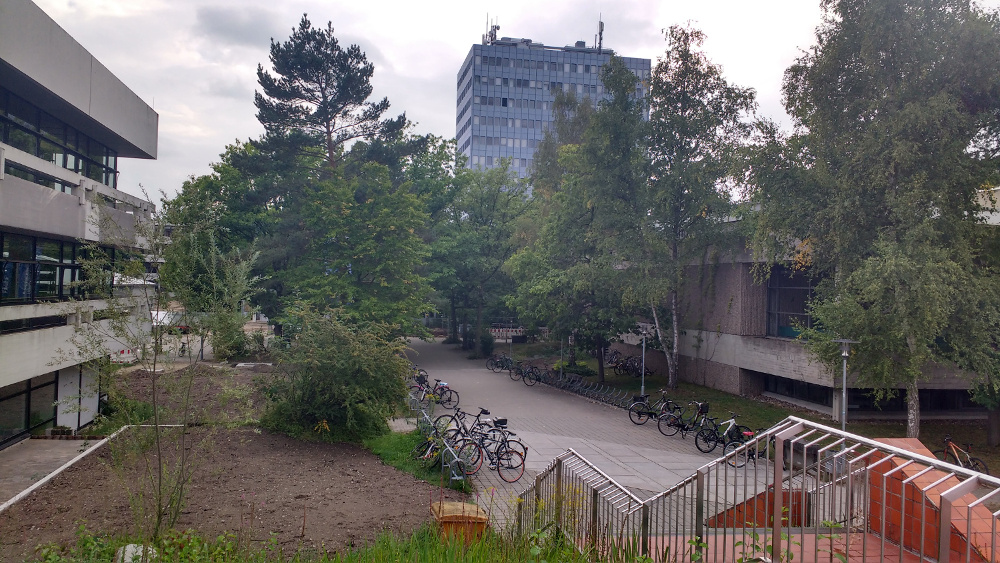
#> input picture Exercise_0/Skeleton/img.png, 1000 x 563 px
$ python main.py
#> lines starting #> are read from the running program, lines starting #| are printed output that depends on the picture
import numpy as np
import cv2
import matplotlib.pyplot as plt
import pdb


def loading_saving():
    '''
    Load Image and show it on screen
    '''
    file = '../img.png'
    img = cv2.imread(file)
#> img is the input picture: shape (563, 1000, 3); mean B, G, R 100.6, 102.7, 105.2
    cv2.imshow('Techfak', img)
    # waits for a key event for delay of 5000 milliseconds.
    cv2.waitKey(5000)
    cv2.imwrite('../img.jpg', img)


def Resizing():
    '''
    Resize the image by a factor of 0.5 in both directions.
    '''
    file = '../img.png'
    img = cv2.imread(file)
    small = cv2.resize(img, dsize=(0, 0), fx=0.5, fy=0.5)
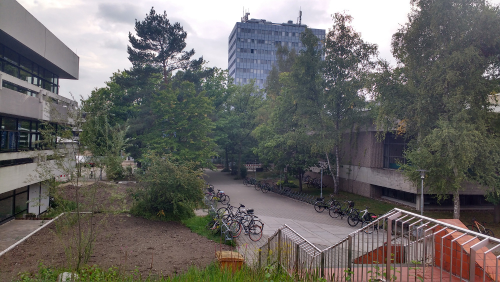
#> small: shape (282, 500, 3); mean B, G, R 100.7, 102.8, 105.3
    cv2.imshow('Techfak', small)
    cv2.waitKey()
    cv2.imwrite('../small.jpg', img)


def color_ch():
    '''
    Create three images, one for each channel (red, green, blue)
    Note : OpenCV stores images in BGR format.
    '''
    file = '../img.png'
    img = cv2.imread(file)
    img = cv2.resize(img, dsize=(0, 0), fx=0.5, fy=0.5)
    blue_ch = np.copy(img)
    green_ch = np.copy(img)
    red_ch = np.copy(img)

    red_ch[:, :, :2] = 0
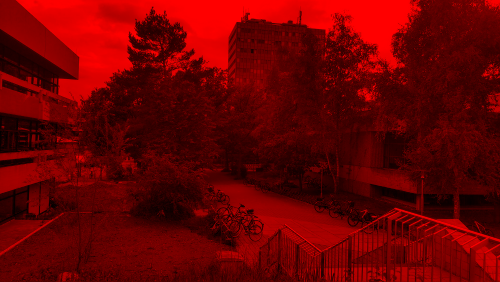
#> red_ch: shape (282, 500, 3); mean B, G, R 0, 0, 105.3
    green_ch[:, :, [0,2]] = 0
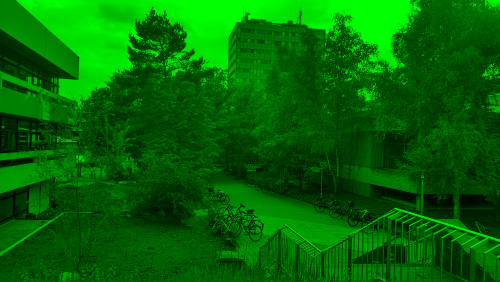
#> green_ch: shape (282, 500, 3); mean B, G, R 0, 102.8, 0
    blue_ch[:, :, 1:] = 0
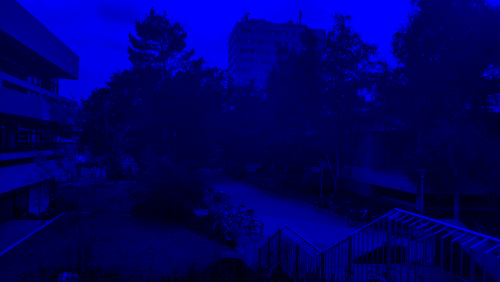
#> blue_ch: shape (282, 500, 3); mean B, G, R 100.7, 0, 0

    # demonstration with cv2
    # Horizontally concatenate the 3 images
    img3 = cv2.hconcat([red_ch, green_ch, blue_ch])
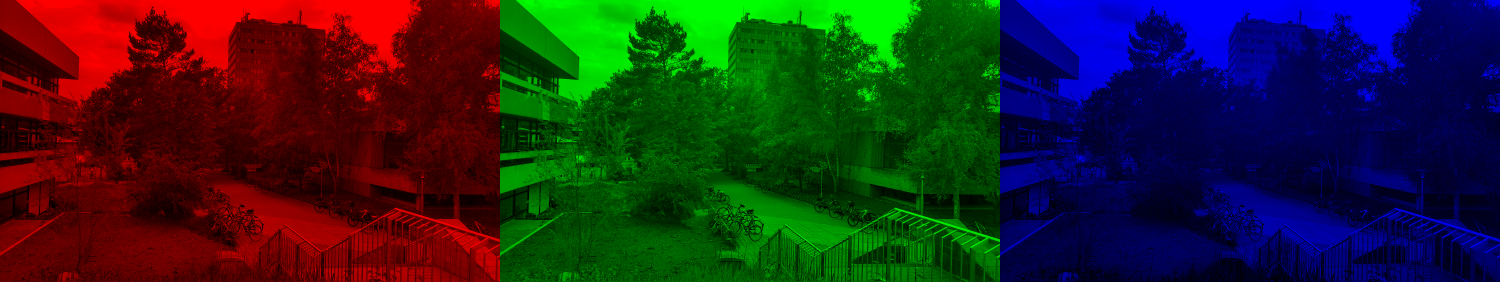
#> img3: shape (282, 1500, 3); mean B, G, R 33.6, 34.3, 35.1
    cv2.imshow('Techfak', img3)
    cv2.waitKey()

    # [5 lines of commented-out code are left out]


if __name__ == '__main__':
    loading_saving()
    Resizing()
    color_ch()
